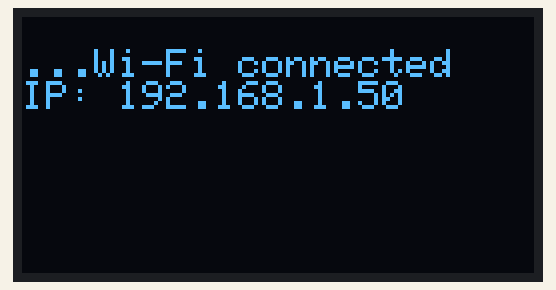
This sketch was run on a simulated ESP32. On the bench: 128×64 one-colour display. WiFi joins after 1.5 s; servers stay silent unless stated; the display library's start-up logo is not drawn; what the sketch prints to the serial monitor is not drawn.

Above: at 2.2 s.

The sketch:

OLEDTextDisplay.ino
```cpp
#include <SPI.h>
#include <Wire.h>
#include <Adafruit_GFX.h>
#include <Adafruit_SSD1306.h>
#include <WiFi.h>

#define SCREEN_WIDTH 128 // OLED display width, in pixels
#define SCREEN_HEIGHT 64 // OLED display height, in pixels

// Declaration for an SSD1306 display connected to I2C (SDA, SCL pins)
#define OLED_RESET -1 // Reset pin # (or -1 if sharing Arduino reset pin)
Adafruit_SSD1306 display(SCREEN_WIDTH, SCREEN_HEIGHT, &Wire, OLED_RESET);

#define STASSID "Xiaomi_3D3E"       // Wi-Fi SSID
#define STAPSK  "2019newpassword"   // Wi-Fi password
WiFiServer wifiServer(8080);        // Start Wi-Fi server on port 8080

void setup() {
  Serial.begin(115200);
  Serial.println("Serial setup successful");

  // Start I2C on specific pins
  Wire.begin(5, 4);

  // Initialize the OLED display
  if (!display.begin(SSD1306_SWITCHCAPVCC, 0x3C)) {
    Serial.println(F("SSD1306 allocation failed"));
    for (;;); // Don't proceed, loop forever
  }
  display.display();
  delay(500);
  display.clearDisplay();
  display.setTextSize(1);      // Normal 1:1 pixel scale
  display.setTextColor(WHITE); // Draw white text
  display.setCursor(0, 0);     // Start at top-left corner
  display.println("Wifi connecting");
  display.display();

  // Connect to Wi-Fi
  WiFi.begin(STASSID, STAPSK);
  display.clearDisplay();
  display.setTextSize(1);

  while (WiFi.status() != WL_CONNECTED) {
    delay(500);
    display.print(".");
    Serial.print(".");
    display.display();
  }

  // Once connected, display IP address
  Serial.println("\nWiFi connected.");
  display.println("Wi-Fi connected");
  display.print("IP: ");
  display.println(WiFi.localIP());
  wifiServer.begin();           // Start the server
  display.display();
}

void loop() {
  char buffer[120];             // Increased buffer size to handle more data
  int i = 0;
  bool displayPrint = false;     // Track when to update the display
  WiFiClient client = wifiServer.available(); // Check for new client

  if (client) {
    while (client.connected()) {
      while (client.available() > 0) {
        char c = client.read();

        // Reset buffer if start of new message ('$' is the delimiter)
        if (c == '$') {
          i = 0;
          memset(buffer, 0, sizeof(buffer)); // Clear buffer
          display.setCursor(0, 0);
          display.clearDisplay();
        } else {
          // Add character to buffer until buffer is full or message is complete
          if (i < sizeof(buffer) - 1) {
            buffer[i++] = c;
            buffer[i] = '\0';  // Null-terminate the string
            displayPrint = true; // Set flag to print updated buffer
          }
        }
      }

      // Only update display if new data has been processed
      if (displayPrint) {
        Serial.println(buffer);   // Print to Serial Monitor
        display.clearDisplay();   // Clear previous display
        display.setCursor(0, 0);  // Reset cursor position
        display.print(buffer);    // Print buffer content on OLED
        display.display();        // Update OLED
        displayPrint = false;     // Reset flag after displaying
      }
    }

    // Stop client and notify when disconnected
    client.stop();
    Serial.println("Client disconnected");
    display.clearDisplay();
    display.setCursor(0, 0);
    display.println("Client disconnected");
    display.display();
  }
}
```
